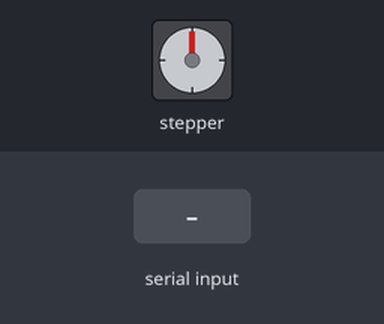
A sketch run on a simulated ESP32. Shown: stepper motor. Wiring (inferred from the names in the program): stepper motor driver (200 steps per turn assumed): step GPIO 15; direction GPIO 2; enable GPIO 13. The inputs (shaded band) are chosen by the test bench. What the sketch prints to the serial monitor is not drawn.

Above: at 1.2 s.
1.3 s: "1" received over Serial
At 1.85 s:
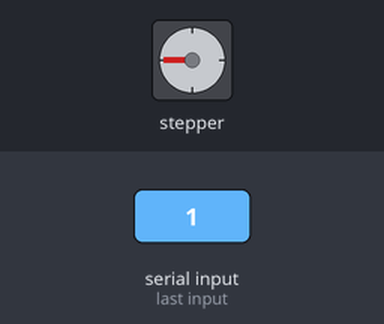
At 2.45 s:
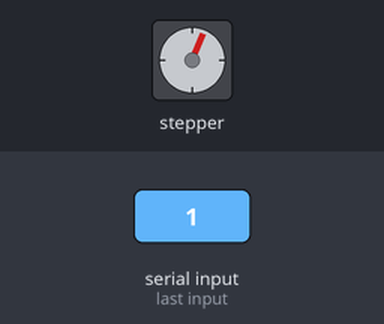
Timing chart, 0 to 16.3 s (numbered marks = the images above; inputs shaded):
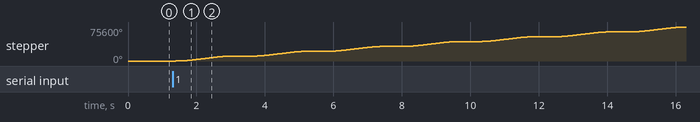

Measured:
- after the input at 1.3 s, stepper: turns 10800° clockwise in 1.6 s, repeating every 2.2 s

The sketch:

listing_3_2.ino
```cpp
//#define EN 2 // GPIO ESP32 На пин драйвера включение - удержание.
//#define DIR 16 // GPIO ESP32 На пин драйвера - направление вращения.
//#define STEP 4 // GPIO ESP32 На пин драйвера - управления шагами.

#define EN 13 // GPIO ESP32 На пин драйвера включение - удержание.
#define DIR 2 // GPIO ESP32 На пин драйвера - направление вращения.
#define STEP 15 // GPIO ESP32 На пин драйвера - управления шагами.

int i = 0; //Текущий номер шага.
int64_t MAXi = 6000; //Количество шагов.
int64_t min_steplong = 200; // Длительность после разгона шага в мик.сек.
int64_t max_steplong = 3000; // Длительность начального шага в мик.сек.
int64_t msec_steplong;
int64_t start_time;
int8_t stag;
double acceleration = 10000; //Ускорение в шагах на секунду^2.
double accelerationT; //Текущее ускорение
double speed0; //Стартовая скорость.
double dt;//Приращение времени от начала ускорения/торможения.
int64_t timer;
int64_t steps_to_stop; //Количество шагов требуемое для торможения.
int64_t mediana; //Середина цикла
void setup()
{
  pinMode(EN, OUTPUT);
  pinMode(DIR, OUTPUT);
  pinMode(STEP, OUTPUT);
  digitalWrite(EN, 1); // Пока двигатель отключен.
  digitalWrite(STEP, 0);
  digitalWrite(DIR, 1);
  msec_steplong = max_steplong;
  accelerationT = acceleration;
  speed0 = 1000000.0 / double(max_steplong);
  stag = 5;
  Serial.begin(115200);
  Serial.println("Boot");
  Serial.println("Wait command from UART");
}
void loop()
{
  if (stag == 5) //Двигатель не работает
  {
    if (Serial.available()) //Если что-то есть на входе
    {
      Serial.end();//На время движения отк.UART
      digitalWrite(EN, 0); // Двигатель включен.
      delay(100); //Время на включение драйвера.
      stag = 1;
      steps_to_stop = 0;
      speed0 = 1000000.0 / double(max_steplong);
      start_time = micros();
      i = 0;
      mediana = MAXi / 2;
      timer = micros(); //Текущее время.
    }
  }
  long timeT = micros(); //Текущее время.
  if ((timeT >= timer) && (stag != 5))
  {
    i++;
    switch (stag) {
      case 1:  //Разгон
        //Считаем количество шагов на разгон/торможение.
        steps_to_stop++;
        digitalWrite(STEP, 1); //Поднимаем шаг
        dt = double(timeT - start_time) * 0.000001; //Переводим в секунды
        msec_steplong = long(1000000.0 / (speed0 + acceleration * dt));
        // msec_steplong = max_steplong - acceleration * dt;
        if (msec_steplong <= min_steplong)
        {
          msec_steplong = min_steplong; //Ограничиваем скорость.
          stag = 2; // Переходим в фазу поступательного движения
          //Изменяю значение стартовой скорости.
          speed0 = 1000000.0 / msec_steplong;
        }
        else
          //Если не достигли макс.скорости, но уже половина пути...
          if (steps_to_stop >= mediana)
          {
            stag = 3; // Переходим в фазу торможения.
            //Изменяю значение стартовой скорости.
            speed0 = 1000000.0 / msec_steplong;
            start_time = timeT;
          }
        delayMicroseconds(10); // Держим сигнал шага поднятым 10 мик.сек.
        digitalWrite(STEP, 0);
        break;
      case 2: // Поступатльное движение - без ускорения.
        digitalWrite(STEP, 1); //Поднимаем шаг
        delayMicroseconds(10); // Держим сигнал шага поднятым 10 мик.сек.
        digitalWrite(STEP, 0);
        //Если оставшиеся шаги равны тормозному пути....
        if ((MAXi - i) <= steps_to_stop)
        {
          stag = 3;
          start_time = timeT;
        }
        break;
      case 3: // Торможение.
        digitalWrite(STEP, 1); //Поднимаем шаг
        dt = double(timeT - start_time) * 0.000001; //Переводим в секунды
        msec_steplong = long(1000000.0 / (speed0 - acceleration * dt));
        // Если рассчитанный шаг больше, чем достаточный для остановки.
        if (msec_steplong >= max_steplong)
        {
          msec_steplong = max_steplong; //Ограничиваем скорость.
        }
        delayMicroseconds(10); // Держим сигнал шага поднятым 10 мик.сек.
        digitalWrite(STEP, 0);
        if (i >= MAXi) //Если все шаги сделаны.
        {
          stag = 4; // Остановка.
          // Удерживаем вал в течении данного времени.
          msec_steplong = 500000;
        }
        break;
      case 4: // Отключение мотора.
        digitalWrite(EN, 1);
        stag = 5;
        Serial.begin(115200);
        break;
    }
    //Здесь хранится время начала следующего шага.
    timer += msec_steplong;
  }
}
```
